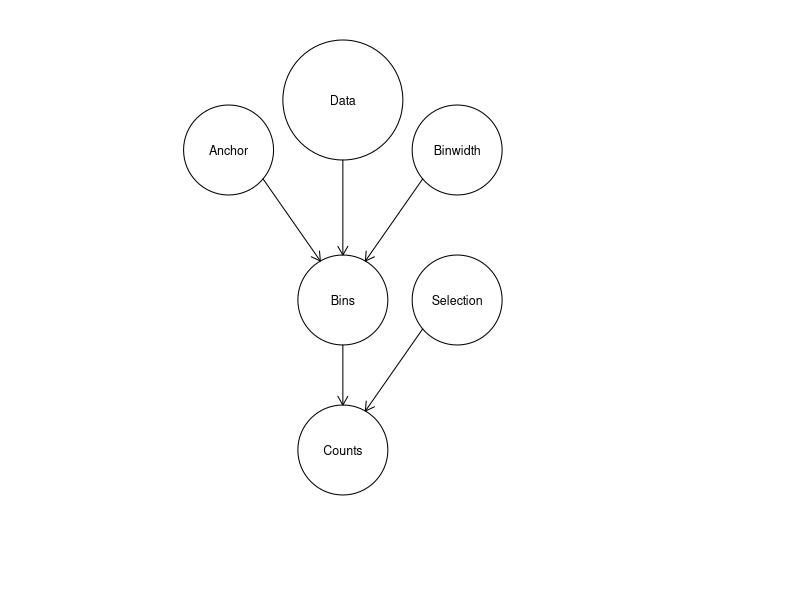
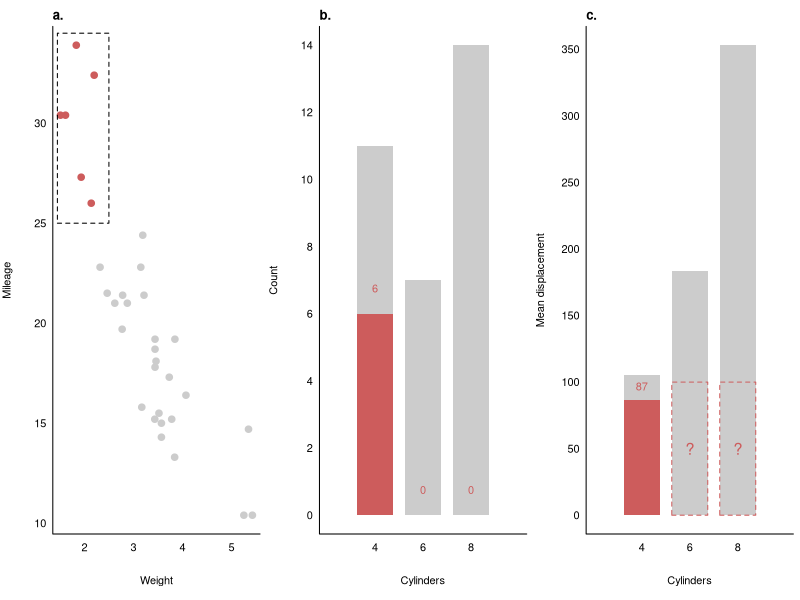
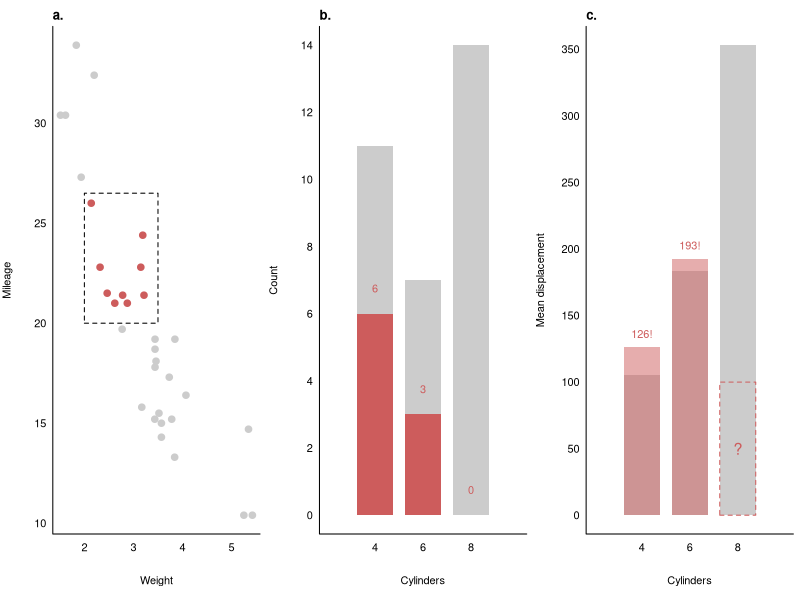
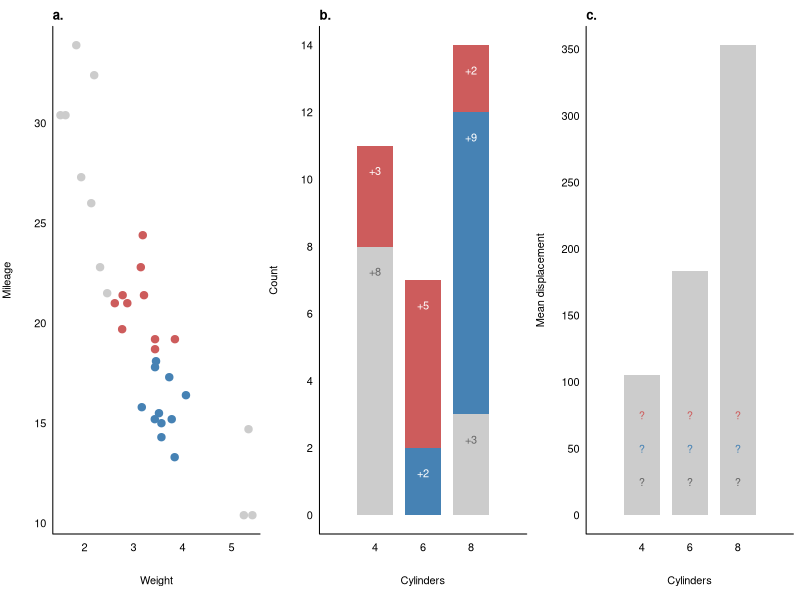
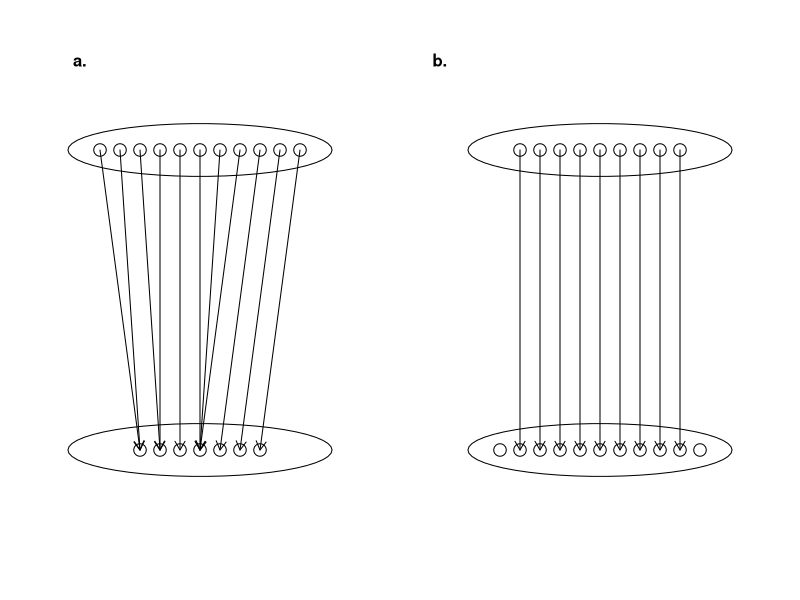
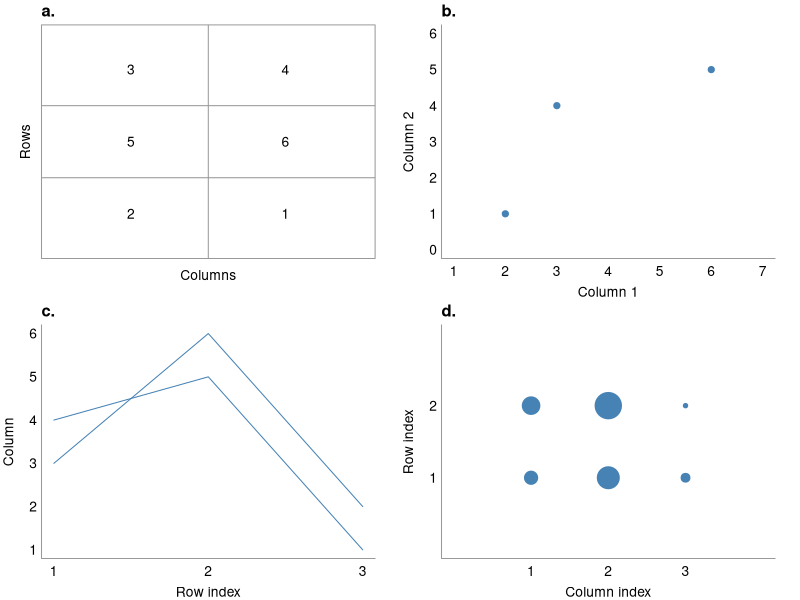
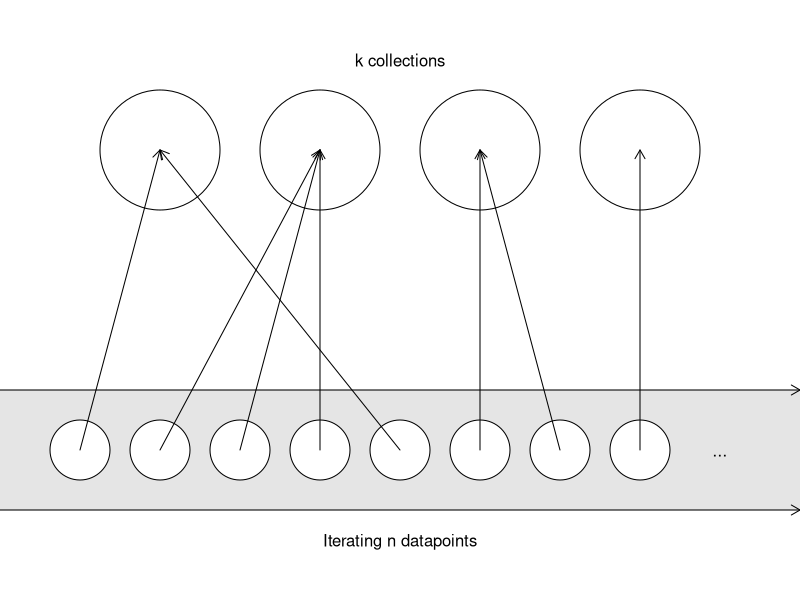
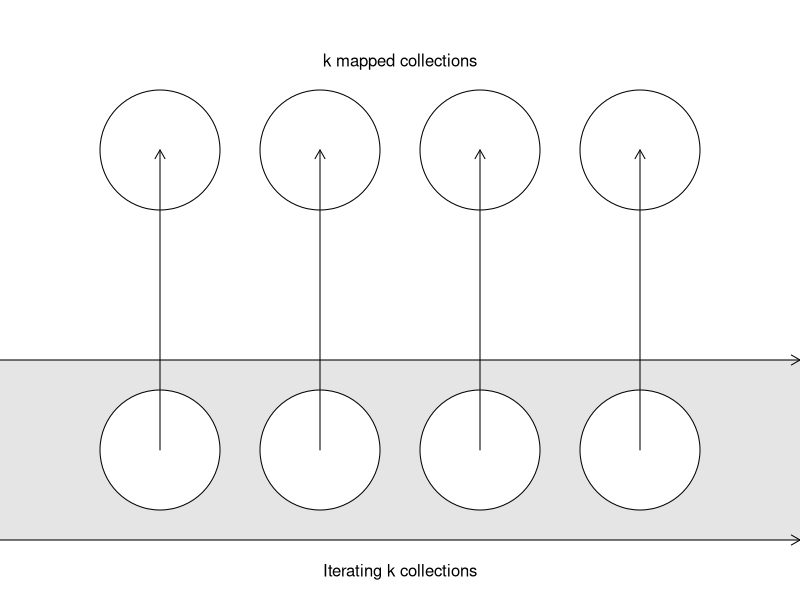

R code for these plots, in order: (Note: this script raises an error after producing the figures.)
## ---- chunk 1
knitr::opts_chunk$set(echo = TRUE)
## ---- chunk 2
#| echo: false
#| fig-cap: "Reactive hierarchy in a stacked histogram. When selection changes (as a result of linked brushing), we do not need to recompute bins, since these depend just on the data, anchor, and binwidth (= parent nodes). Instead, we only need to recompute count within each sub-bar, defined by combinations of bin and group. However, when either anchor or binwidth change, we do need to recompute the bins, and as a result counts as well (= child nodes)."

library(grid)

draw_node <- function(x, y, r, label, draw_label = TRUE) {
  grid.circle(x, y, r, name = label)
  if (draw_label) grid.text(label, x, y, gp = gpar(cex = 0.75))
  
}

draw_edge <- function(node1, node2, theta1, theta2, arrow) {
  grid.segments(grobX(node1, theta1), grobY(node1, theta1),
                grobX(node2, theta2), grobY(node2, theta2),
                arrow = arrow)
}

grid.newpage()
arrow1 <- arrow(length = unit(0.1, "inches"))
draw_node(6/14, 5/6, 0.1, "Data")
draw_node(8/14, 3/4, 0.075, "Binwidth")
draw_node(4/14, 3/4, 0.075, "Anchor")
draw_node(6/14, 1/2, 0.075, "Bins")

draw_edge("Data", "Bins", 270, 90, arrow1)
draw_edge("Binwidth", "Bins", 220, 60, arrow1)
draw_edge("Anchor", "Bins", 320, 120, arrow1)

draw_node(8/14, 1/2, 0.075, "Selection")
draw_node(6/14, 1/4, 0.075, "Counts")

draw_edge("Bins", "Counts", 270, 90, arrow1)
draw_edge("Selection", "Counts", 220, 60, arrow1)

## ---- chunk 3
#| fig.height: 3
#| fig.cap: "The problem of representing empty selection. a) An illustration of selection by linked brushing. b) In the barplot of counts, the count within an empty selection (red) is zero and so an absence of a bar accurately represents a count of zero. c) In the barplot of means, the mean of an empty selection is not defined. Absence of a bar could indicate that either no cases are selected or some cases are selected and their mean is equal to the lower y-axis limit (zero in this case)."

wt <- mtcars$wt
mpg <- mtcars$mpg
cyl <- mtcars$cyl
disp <- mtcars$disp
one <- numeric(nrow(mtcars)) + 1

cyl_unique <- c(4, 6, 8)

wt_lim0 <- 1.45
wt_lim1 <- 2.5
mpg_lim0 <- 25
mpg_lim1 <- 34.5

cyl_unique <- c(4, 6, 8)

selected <- ((wt > wt_lim0) & (wt < wt_lim1) & (mpg > mpg_lim0) & mpg < mpg_lim1)
col <- c("grey80", "indianred")[selected + 1]
selected_cyls <- c(4, 6, 8) %in% unique(cyl[selected])

bars11 <- tapply(one, cyl, sum)
bars12 <- tapply(one[selected], cyl[selected], sum)

bars21 <- tapply(disp, cyl, mean)
bars22 <- tapply(disp[selected], cyl[selected], mean)

axis_fun1 <- function() {
  axis(1, tick = FALSE, line = -0.5)
  axis(2, tick = FALSE, las = 1, line = -0.5)
  box(bty = "L")
}

axis_fun2 <- function() {
  axis(1, at = c(4, 6, 8), tick = FALSE, line = -0.5)
  axis(2, tick = FALSE, las = 1, line = -0.5)
  box(bty = "L")
}

par(mfrow = c(1, 3), mar = c(5, 4, 2, 0.5))

plot(wt, mpg, pch = 20, col = col, cex = 2,
     axes = FALSE, xlab = "Weight", ylab = "Mileage")
rect(wt_lim0, mpg_lim0, wt_lim1, mpg_lim1, lty = "dashed")
title(main = "a.", adj = 0, line = 0.5)
axis_fun1()

barx <- c(4, 6, 8)
barx0 <- barx - 0.75
barx1 <- barx + 0.75

barx_selected<- barx[selected_cyls]
barx_notselected <- barx[!selected_cyls]
barx0_selected <- barx0[selected_cyls]
barx1_selected <- barx1[selected_cyls]
barx0_notselected <- barx0[!selected_cyls]
barx1_notselected <- barx1[!selected_cyls]

plot(c(2, 10), c(0, max(bars11)), type = "n", 
     axes = FALSE, xlab = "Cylinders", ylab = "Count")
rect(barx0, 0, barx1, bars11,
     col = "grey80", border = NA)
rect(barx0_selected, 0, barx1_selected, bars12,
     col = "indianred", border = NA)
text(barx, c(bars12, 0, 0) + 0.75, labels = c(bars12, "0", "0"),
     col = "indianred")
title(main = "b.", adj = 0, line = 0.5)
axis_fun2()

plot(c(2, 10), c(0, max(bars21)), type = "n",
     axes = FALSE, xlab = "Cylinders", ylab = "Mean displacement")
rect(cyl_unique - 0.75, 0, cyl_unique + 0.75, bars21,
     col = "grey80", border = NA)
rect(barx0_selected, 0, barx1_selected, bars22,
     col = "indianred", border = NA)
rect(barx0_notselected, 0, barx1_notselected, 100,
     col = NA, border = "indianred", lty = "dashed")
text(barx_notselected, 50, labels = "?", col = "indianred", cex = 1.5)
text(barx_selected, bars22 + 10, labels = round(bars22), col = "indianred")
title(main = "c.", adj = 0, line = 0.5)
axis_fun2()

## ---- chunk 4
#| echo: FALSE
#| fig.height: 3
#| fig.cap: "The relationship between selection vs. the whole. a) An illustration of selection by linked brushing. b) In the barplot of counts (middle), the count within a selection (red) is always less than or equal to the count within the whole and the outline of the bars does not change. c) In the barplot of means, the mean of a selection can be greater and so the outline of the bars will change in response to user input."

wt <- mtcars$wt
mpg <- mtcars$mpg
cyl <- mtcars$cyl
disp <- mtcars$disp
one <- numeric(nrow(mtcars)) + 1

cyl_unique <- c(4, 6, 8)

wt_lim0 <- 2
wt_lim1 <- 3.5
mpg_lim0 <- 20
mpg_lim1 <- 26.5

selected <- ((wt > wt_lim0) & (wt < wt_lim1) & (mpg > mpg_lim0) & mpg < mpg_lim1)
col <- c("grey80", "indianred")[selected + 1]
selected_cyls <- c(4, 6, 8) %in% unique(cyl[selected])

bars11 <- tapply(one, cyl, sum)
bars12 <- tapply(one[selected], cyl[selected], sum)

bars21 <- tapply(disp, cyl, mean)
bars22 <- tapply(disp[selected], cyl[selected], mean)

axis_fun1 <- function() {
  axis(1, tick = FALSE, line = -0.5)
  axis(2, tick = FALSE, las = 1, line = -0.5)
  box(bty = "L")
}

axis_fun2 <- function() {
  axis(1, at = c(4, 6, 8), tick = FALSE, line = -0.5)
  axis(2, tick = FALSE, las = 1, line = -0.5)
  box(bty = "L")
}

par(mfrow = c(1, 3), mar = c(5, 4, 2, 0.5))

plot(wt, mpg, pch = 20, col = col, cex = 2,
     axes = FALSE, xlab = "Weight", ylab = "Mileage")
rect(wt_lim0, mpg_lim0, wt_lim1, mpg_lim1, lty = "dashed")
title(main = "a.", adj = 0, line = 0.5)
axis_fun1()

barx <- c(4, 6, 8)
barx0 <- barx - 0.75
barx1 <- barx + 0.75

barx_selected<- barx[selected_cyls]
barx_notselected <- barx[!selected_cyls]
barx0_selected <- barx0[selected_cyls]
barx1_selected <- barx1[selected_cyls]
barx0_notselected <- barx0[!selected_cyls]
barx1_notselected <- barx1[!selected_cyls]

plot(c(2, 10), c(0, max(bars11)), type = "n", 
     axes = FALSE, xlab = "Cylinders", ylab = "Count")
rect(barx0, 0, barx1, bars11,
     col = "grey80", border = NA)
rect(barx0_selected, 0, barx1_selected, bars12,
     col = "indianred", border = NA)
text(barx, c(bars12, 0, 0) + 0.75, labels = c(bars12, "0", "0"),
     col = "indianred")
title(main = "b.", adj = 0, line = 0.5)
axis_fun2()

plot(c(2, 10), c(0, max(bars21)), type = "n",
     axes = FALSE, xlab = "Cylinders", ylab = "Mean displacement")
rect(cyl_unique - 0.75, 0, cyl_unique + 0.75, bars21,
     col = "grey80", border = NA)
rect(barx0_selected, 0, barx1_selected, bars22,
     col = adjustcolor("indianred", 0.5), border = NA)
rect(barx0_notselected, 0, barx1_notselected, 100,
     col = NA, border = "indianred", lty = "dashed")
text(barx_notselected, 50, labels = "?", col = "indianred", cex = 1.5)
text(barx_selected, bars22 + 10, labels = paste0(round(bars22), "!"), col = "indianred")
title(main = "c.", adj = 0, line = 0.5)
axis_fun2()

## ---- chunk 5
#| echo: false
#| fig-height: 3
#| fig-cap: "Combining selections. a) An illustration of selection by linked brushing, with two groups. b) In the barplot of counts, statistics can be stacked on top of each other such that the count of the stacked bar is identical to the count of the whole bar (i.e. one that would result from no selections). c) In the barplot of means, no such procedure for combining statistics exists."

wt <- mtcars$wt
mpg <- mtcars$mpg
cyl <- mtcars$cyl
disp <- mtcars$disp
one <- numeric(nrow(mtcars)) + 1

cyl_unique <- c(4, 6, 8)
group1 <- (wt > 2.5) & (wt < 4.5) & (mpg < 18.5)
group2 <- (wt > 2.5) & (wt < 4.5) & (mpg > 18.5)

group <- group1 * 1 + group2 * 2 + 1
cols <- c("grey80", "steelblue", "indianred")
col <- cols[group]


axis_fun1 <- function() {
  axis(1, tick = FALSE, line = -0.5)
  axis(2, tick = FALSE, las = 1, line = -0.5)
  box(bty = "L")
}

axis_fun2 <- function() {
  axis(1, at = c(4, 6, 8), tick = FALSE, line = -0.5)
  axis(2, tick = FALSE, las = 1, line = -0.5)
  box(bty = "L")
}

bars11 <- tapply(one, cyl, sum)
bars12 <- tapply(one, list(cyl, group), sum)
bars12[is.na(bars12)] <- 0

bars21 <- tapply(disp, cyl, mean)

par(mfrow = c(1, 3), mar = c(5, 4, 2, 0.5))

plot(wt, mpg, pch = 19, col = col, cex = 1.5,
     axes = FALSE, xlab = "Weight", ylab = "Mileage")
title(main = "a.", adj = 0, line = 0.5)
axis_fun1()

plot(c(2, 10), c(0, max(bars11)), type = "n",
     axes = FALSE, xlab = "Cylinders", ylab = "Count")
rect(cyl_unique - 0.75, 0, cyl_unique + 0.75, bars11, 
     col = "grey80", border = NA)
for (i in 1:3) {
  counts <- bars12[i, ]
  y0 <- cumsum(c(0, counts[-length(counts)]))
  y1 <- cumsum(counts)
  
  rect(cyl_unique[i] - 0.75, y0, cyl_unique[i] + 0.75, y1, 
       col = cols, border = NA)
} 
text(c(4, 4, 6, 6, 8, 8, 8), c(8, 11, 2, 7, 3, 12, 14) - 0.75, 
     labels = c("+8", "+3", "+2", "+5", "+3", "+9", "+2"), 
     col = c("grey40", "white", "white", "white", "grey40", 
             "white", "white"))
title(main = "b.", adj = 0, line = 0.5)
axis_fun2()

plot(c(2, 10), c(0, max(bars21)), type = "n",
     axes = FALSE, xlab = "Cylinders", ylab = "Mean displacement")
rect(cyl_unique - 0.75, 0, cyl_unique + 0.75, bars21, 
     col = "grey80", border = NA)
text(rep(c(4, 6, 8), each = 3), rep(25 * 1:3, 3), labels = "?",
     col = rep(c("grey40", "steelblue", "indianred"), 3))
title(main = "c.", adj = 0, line = 0.5)
axis_fun2()


## ---- chunk 6
#| echo: false
#| fig-height: 3
#| fig-cap: "Two types of functions: a) surjective, b) injective."

library(gridExtra)

domain_pts1 <- seq(0.25, 0.75, 0.05)
codomain_pts1 <- seq(0.35, 0.65, 0.05)
mapping1 <- c(1, 1, 2, 2, 3, 4, 4, 4, 5, 6, 7)

codomain_pts2 <- domain_pts1
domain_pts2 <- codomain_pts2[-c(1, length(codomain_pts2))]

grid.newpage()
grid.text("a.", 0.1, 0.9, gp = gpar(fontface = "bold"))
pushViewport(viewport(x = 0.25, width = 0.5))
grid.ellipse(0.5, 0.75, 15, pi / 2, 0.2)
grid.ellipse(0.5, 0.25, 15, pi / 2, 0.2)
grid.points(domain_pts1, rep(0.75, length(domain_pts1)), 
            default.units = "npc")
grid.points(codomain_pts1, rep(0.25, length(codomain_pts1)), 
            default.units = "npc")
grid.segments(domain_pts1, rep(0.75, length(domain_pts1)),
              codomain_pts1[mapping1], rep(0.25, length(domain_pts1)),
              arrow = arrow(length = unit(0.025, "npc")))

popViewport()
pushViewport(viewport(x = 0.75, width = 0.5))
grid.text("b.", 0.1, 0.9, gp = gpar(fontface = "bold"))
grid.ellipse(0.5, 0.75, 15, pi / 2, 0.2)
grid.ellipse(0.5, 0.25, 15, pi / 2, 0.2)
grid.points(domain_pts2, rep(0.75, length(domain_pts2)), 
            default.units = "npc")
grid.points(codomain_pts2, rep(0.25, length(codomain_pts2)), 
            default.units = "npc")
grid.segments(domain_pts2, rep(0.75, length(domain_pts2)),
              domain_pts2, rep(0.25, length(domain_pts2)),
              arrow = arrow(length = unit(0.025, "npc")))

## ---- chunk 7

#| echo: FALSE
#| fig.height: 4
#| fig.cap: "Three ways of partitioning a tabular data set. a) The underlying data, represented as a matrix with 3 rows and 2 columns. b) To draw a scatterplot, we can slice along the rows and draw points at the x- and y-position given by the columns. c) To draw a lineplot, we can slice along the columns & draw lines by connecting points given by the corresponding row values. d) To draw a dotplot, we can slice along both rows and columns and draw points at given row and column index, with point size given by the corresponding cell value."}

library(gridExtra)

set.seed(123)
data <- matrix(sample(1:6), ncol = 2)

lims <- range(data)
scatlims <- apply(data, 2, range) + c(-1, 1)

lay1 <- matrix(c(1, 3, 2, 4), ncol = 2)
layout(lay1)
par(mar = c(2.5, 2.5, 1.5, 1.5))

plot(rep(1:2, 3), rep(1:3, 2), type = "n", axes = FALSE,
     xlab = NA, ylab = NA, xlim = c(0.5, 2.5), ylim = c(0.5, 3.5))
abline(v = 1.5, col = "grey60")
abline(h = c(1.5, 2.5), col = "grey60")
text(label = data[3:1, ], rep(1:2, 3), rep(1:3, 2))
box(col = "grey60")
title(main = "a.", adj = 0, line = 0.5)
title(ylab = "Rows", line = 0.5)
title(xlab = "Columns", line = 0.5)

plot(data[, 1], data[, 2], pch = 19, col = "steelblue",
     axes = FALSE, xlab = NA, ylab = NA,
     xlim = scatlims[, 1], ylim = scatlims[, 2])
axis(1, line = -3/4, tick = FALSE)
axis(2, line = -3/4, tick = FALSE, las = 1)
title(xlab = "Column 1", line = 1.5)
title(ylab = "Column 2", line = 1.5)
title(main = "b.", adj = 0, line = 0.5)
box(bty = "L", col = "grey60")

plot(data[, 1], type = "l", ylim = lims,
     xlab = NA, ylab = NA,
     axes = FALSE, col = "steelblue")
lines(data[, 2], ylim = lims, col = "steelblue")
axis(1, 1:3, line = -3/4, tick = FALSE)
axis(2, line = -3/4, tick = FALSE, las = 1)
title(xlab = "Row index", line = 1.5)
title(ylab = "Column", line = 1.5)
title(main = "c.", adj = 0, line = 0.5)
box(bty = "L", col = "grey60")

plot(rep(1:3, 2), rep(1:2, 3), 
     pch = 19, cex = data / sqrt(2), 
     xlim = c(0, 4), ylim = c(0, 3),
     col = "steelblue", axes = FALSE, 
     xlab = NA, ylab = NA)
axis(1, 1:3, line = -3/4, tick = FALSE)
axis(2, 1:2, line = -3/4, tick = FALSE, las = 1)
title(main = "d.", adj = 0, line = 0.5)
title(xlab = "Column index", line = 1.5)
title(ylab = "Row index", line = 1.5)
box(bty = "L", col = "grey60")

## ---- chunk 8
#| echo: false
#| fig-height: 3
#| fig-cap: "Schematic of the reduce operation: we iterate through $n$ datapoints, updating the corresponding collection of summaries (one of $k$) at each step."

x0 <- seq(0.1, 0.8, by = 0.1)
x1 <- seq(0.2, 0.9, by = 0.1)

xparts <- seq(0.2, 0.8, by = 0.2)
part <- c(1, 2, 2, 2, 1, 3, 3, 4)

grid.newpage()
grid.text("k collections", 0.5, 0.9)
grid.rect(0.5, 0.25, 1, 0.2, gp = gpar(fill = "grey90", col = NA))
grid.segments(0, 0.35, 1, 0.35, arrow = arrow1)
grid.segments(0, 0.15, 1, 0.15, arrow = arrow1)
grid.circle(xparts, 0.75, r = 0.1, gp = gpar(fill = "white"))
grid.circle(x0, 0.25, r = 0.05, gp = gpar(fill = "white"))
grid.text("...", 0.9, 0.25)
grid.segments(x0, 0.25, xparts[part], 0.75,
              arrow = arrow1)
grid.text("Iterating n datapoints", 0.5, 0.1)

## ---- chunk 9
#| echo: false
#| fig-height: 3
#| fig-cap: "Schematic of the map operation: we iterate through the $k$ collections of summaries, translating each collection at each step."

x0 <- seq(0.1, 0.8, by = 0.1)
x1 <- seq(0.2, 0.9, by = 0.1)

xparts <- seq(0.2, 0.8, by = 0.2)

grid.newpage()
grid.text("k mapped collections", 0.5, 0.9)
grid.rect(0.5, 0.25, 1, 0.3, gp = gpar(fill = "grey90", col = NA))
grid.segments(0, 0.4, 1, 0.4, arrow = arrow1)
grid.segments(0, 0.1, 1, 0.1, arrow = arrow1)
grid.circle(xparts, 0.75, r = 0.1, gp = gpar(fill = "white"))
grid.circle(xparts, 0.25, r = 0.1, gp = gpar(fill = "white"))
grid.segments(xparts, 0.25, xparts, 0.75, arrow = arrow1)
grid.text("Iterating k collections", 0.5, 0.05)

## ---- chunk 10
#| echo: false
#| fig-height: 3
#| fig-cap: "Schematic of the stack operation: we iterate through the $k$ collections of summaries, each time first setting the collection values to the parent values and then updating the parent values by the collection values."

x0 <- seq(0.1, 0.8, by = 0.1)
x1 <- seq(0.2, 0.9, by = 0.1)

xparentparts <- c(1/3, 2/3)
parentpart <- c(1, 1, 1, 2)

grid.newpage()
grid.text("parent collections", 0.5, 0.9)
grid.rect(0.5, 0.25, 1, 0.3, gp = gpar(fill = "grey90", col = NA))
grid.segments(0, 0.4, 1, 0.4, arrow = arrow1)
grid.segments(0, 0.1, 1, 0.1, arrow = arrow1)
grid.circle(xparentparts, 0.75, r = 0.1, gp = gpar(fill = "white"))
grid.circle(xparts, 0.25, r = 0.1, gp = gpar(fill = "white"))
grid.segments(xparentparts[parentpart] - 0.03, 0.75, xparts, 0.25, arrow = arrow1)
grid.segments(xparts, 0.25, xparentparts[parentpart] + c(0, 1, 2, 0) * 0.01, 0.75, arrow = arrow1)
grid.text("Iterating k collections", 0.5, 0.05)

## ---- chunk 11
#| echo: false
#| fig-cap: "Illustration of the model structure. Data is split into a hierarchy of partitions (left). Parts within partitions form a graph/tree that can be used to calculate summaries/statistics (middle). Finally, the hierarchy of summaries is plotted via geometric objects (right)."
#| out.width: "6in"
#| out.height: "3in"
#| fig.align: 'center'

knitr::include_graphics("process.png")

